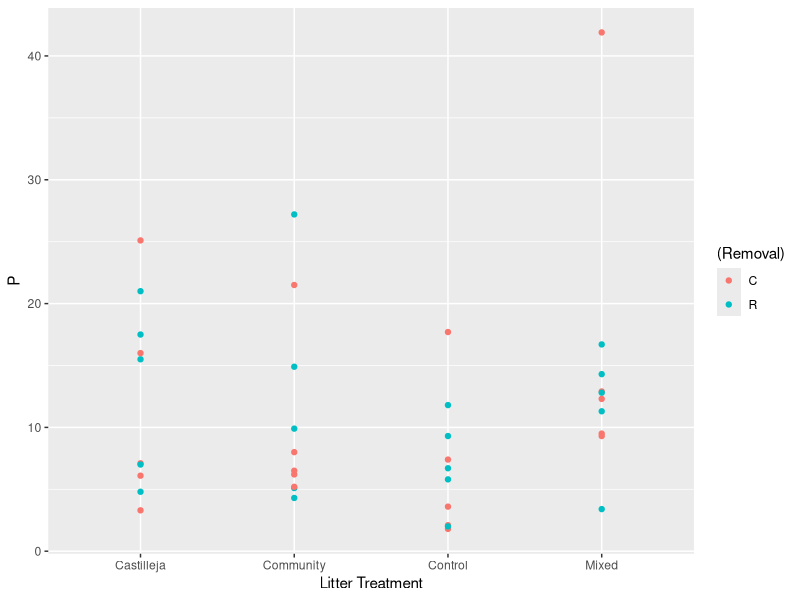
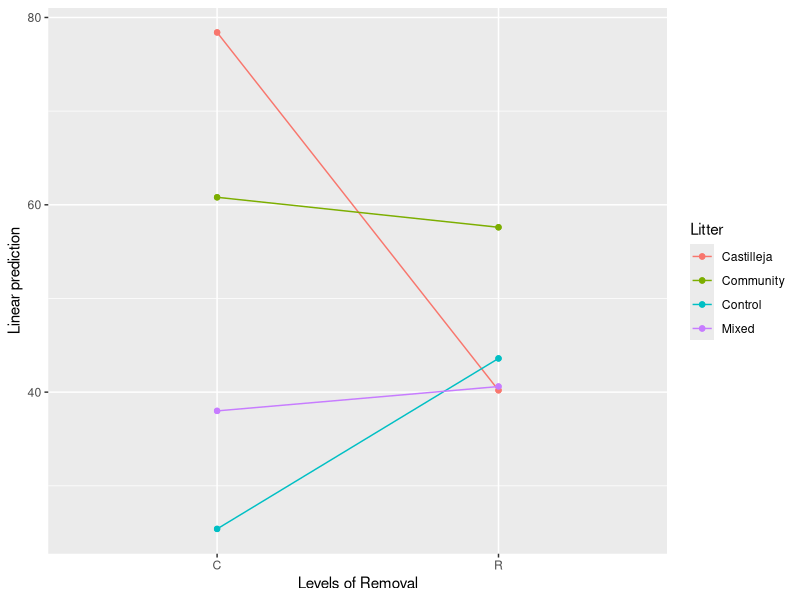
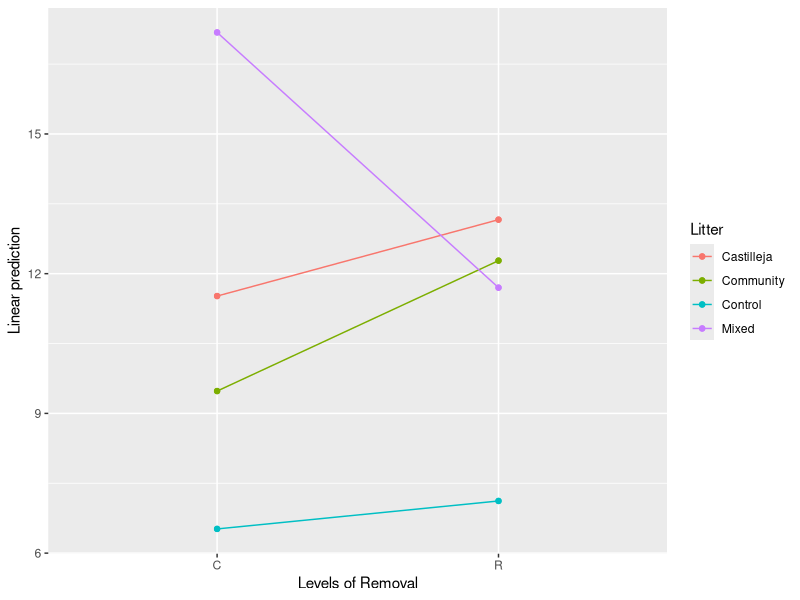
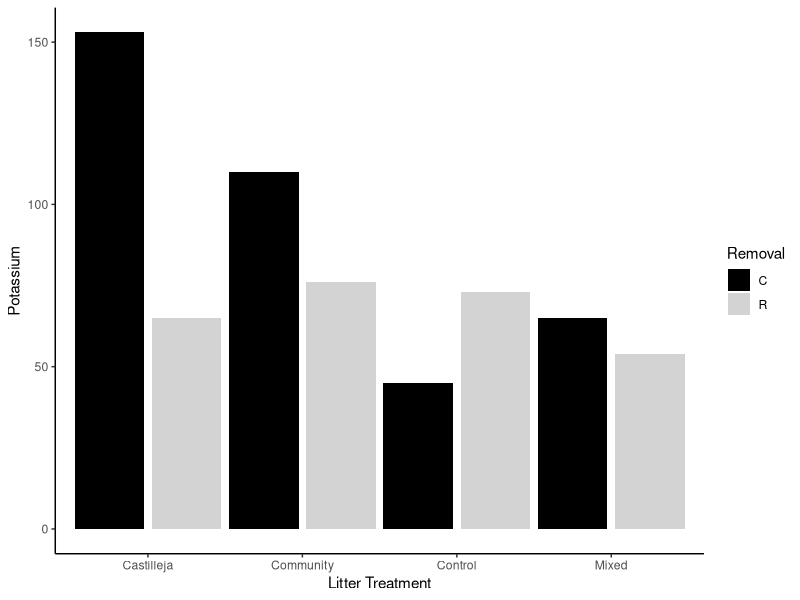

The R script that drew these images, in order: (Note: this script raises an error after producing the figures.)
#Belowground Analysis
setwd("/Users/jargrett/Desktop/Castilleja/Data Analysis/RMBL/2024 Argrett")

library(tidyverse)#for data wrangling and restructuring
library(plyr)#for data wrangling and restructuring
library(ggplot2)#for plotting
library(ggpubr)#extended functions for plotting
library(car)#for regression analysis
library(emmeans)#post-hoc analysis
library(lme4)#for modeling linear mixed effect models

soil.overwinter <- read.csv("Soil Nutrients - Overwinter 2023.csv")
soil.within <- read.csv("Soil Nutrients - Within 2024.csv")
str(soil.within)
soil.within$Pair <- as.factor(soil.within$Pair)
soil.within$Plot <- as.factor(soil.within$Plot)
soil.within$Litter <- as.factor(soil.within$Litter)
soil.within$Removal <- as.factor(soil.within$Removal)
soil.within$Block <- as.factor(soil.within$Block)

nitrate <- ggplot(soil.within, aes(x = Litter, y = P)) +
  geom_point(aes(color = (Removal))) +
  labs(x = "Litter Treatment", y = "P")
  
nitrate

nitrate.lmm <- lmer(Nitrate ~ Litter*Removal + (1|Block) + (1|Pair), data = soil.within)
summary(nitrate.lmm)
Anova(nitrate.lmm)
emmip(nitrate.lmm, Litter ~ Removal)
emmeans(nitrate.lmm, pairwise ~  Removal|Litter)

k.lmm <- lmer(P ~ Litter*Removal + (1|Block) + (1|Pair), data = soil.within)
summary(k.lmm)
Anova(k.lmm)
emmip(k.lmm, Litter ~ Removal)
emmeans(k.lmm, pairwise ~  Litter)

ggplot(data = soil.within, aes(x = Litter, y = Nitrate, fill = Removal)) +
  geom_bar(stat ="identity", position=position_dodge(1)) +
  labs(x = "Litter Treatment", y = "Potassium") +
  scale_fill_manual(values=c('black','lightgray')) +
  theme_classic()


Mn.lmm <- lmer(Mn ~ Removal + (1|Block) + (1|Pair), data = soil)
summary(Mn.lmm)
Anova(Mn.lmm)
emmip(Mn.lmm, Removal ~ Litter)
emmeans(Mn.lmm, pairwise ~ Removal)
